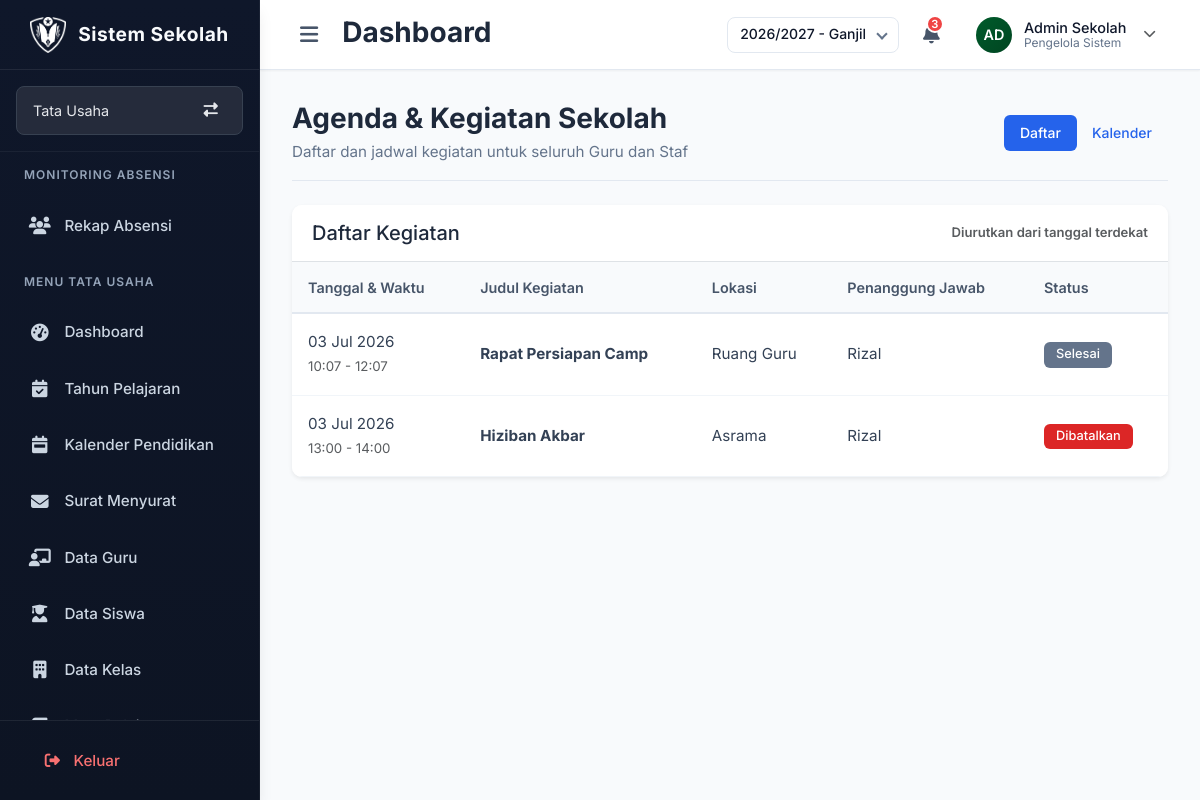
Screenshot of /agenda/ (signed in) with the database file from the repository.
### models.py (models this page shows, shortened)
class AgendaKegiatan(db.Model):
    __tablename__ = 'agenda_kegiatan'
    id = db.Column(db.Integer, primary_key=True)
    judul = db.Column(db.String(200), nullable=False)
    deskripsi = db.Column(db.Text)
    tanggal_mulai = db.Column(db.DateTime, nullable=False)
    tanggal_selesai = db.Column(db.DateTime)
    lokasi = db.Column(db.String(150))
    penanggung_jawab = db.Column(db.String(100))
    status = db.Column(db.String(20), default='Terjadwal')
    dibuat_oleh = db.Column(db.String(100))
    dibuat_pada = db.Column(db.DateTime, default=datetime.utcnow)
    tahun_pelajaran = db.Column(db.String(20), nullable=False)

### routes/sections/kepsek/agenda.py (the view)
@agenda_bp.route('/')
def daftar_agenda():
    if not session.get('logged_in'):
        return redirect(url_for('login.halaman_login'))
    daftar = AgendaKegiatan.query.order_by(AgendaKegiatan.tanggal_mulai.asc()).all()
    sekarang = datetime.now()
    events = []
    daftar_dengan_status = []
    if daftar:
        for a in daftar:
            if a.status != "Dibatalkan":
                if a.tanggal_mulai > sekarang:
                    status = "Terjadwal"
                elif a.tanggal_selesai and a.tanggal_selesai < sekarang:
                    status = "Selesai"
                else:
                    status = "Berlangsung"
            else:
                status = "Dibatalkan"
            events.append({
                'id': a.id,
                'title': a.judul,
                'start': a.tanggal_mulai.strftime('%Y-%m-%dT%H:%M'),
                'end': a.tanggal_selesai.strftime('%Y-%m-%dT%H:%M') if a.tanggal_selesai else a.tanggal_mulai.strftime('%Y-%m-%dT%H:%M'),
                'status': status,
                'lokasi': a.lokasi or '',
                'pj': a.penanggung_jawab or ''
            })
            daftar_dengan_status.append({
                'id': a.id,
                'judul': a.judul,
                'deskripsi': a.deskripsi,
                'tanggal_mulai': a.tanggal_mulai,
                'tanggal_selesai': a.tanggal_selesai,
                'lokasi': a.lokasi,
                'penanggung_jawab': a.penanggung_jawab,
                'status': status
            })
    user_role = session.get('role', '')
    daftar_tugas = session.get('daftar_tugas', [])
    user = {
        'nama': session.get('user_name', 'Pengguna'),
        'jabatan': user_role,
        'tugas_tambahan': ", ".join(daftar_tugas) if isinstance(daftar_tugas, list) else "",
        'inisial': session.get('user_initials', 'U')
    }
    get_flashed_messages(with_categories=True)
    context = {
        'active_page': 'agenda',
        'halaman_aktif': 'utama',
        'role': user_role,
        'user': user,
        'user_name': session.get('user_name', ''),
        'daftar_agenda': daftar_dengan_status,
        'events': events,
        'tahun_pelajaran': g.tahun_pelajaran,  # ✅ Ganti jadi dinamis
        'semester': 'Genap'
    }
    return render_template('agenda.html', **context)

### app.py (called while the page is built)
@app.before_request
def atur_domain_sesi():
    host = request.host.lower()
    if host.endswith('.smpuhamzanwadi.sch.id'):
        app.config['SESSION_COOKIE_DOMAIN'] = ".smpuhamzanwadi.sch.id"
    else:
        app.config['SESSION_COOKIE_DOMAIN'] = None
        app.config['SESSION_COOKIE_PATH'] = "/"
        app.config['SESSION_COOKIE_HTTPONLY'] = True
        app.config['SESSION_COOKIE_SAMESITE'] = 'Lax'
        app.config['SESSION_COOKIE_SECURE'] = False

@app.context_processor
def tambah_model_ke_template():
    return dict(TahunPelajaran=TahunPelajaran)

### routes/umum.py (called while the page is built)
@umum_bp.before_app_request
def load_tahun_aktif():
    g.tahun_pelajaran = session.get('tahun_pelajaran')
    if not g.tahun_pelajaran:
        aktif = TahunPelajaran.query.filter_by(aktif=True).first()
        g.tahun_pelajaran = aktif.kode if aktif else ""

### templates/sections/kepsek/agenda.html (shortened to what this page needs)
{% extends "layout.html" %}
{% block extra_css %}
<link rel="stylesheet" href="{{ url_for('static', filename='css/jabatan/kepsek/agenda.css') }}">
{% endblock %}
{% block content %}
<div class="container-fluid px-4">
    <div class="page-header d-flex justify-content-between align-items-center mb-4">
        <div>
            <h2 class="page-title">Agenda & Kegiatan Sekolah</h2>
            <p class="page-subtitle">Daftar dan jadwal kegiatan untuk seluruh Guru dan Staf</p>
        </div>
        <div class="d-flex gap-2">
            <div class="btn-group" role="group">
                <button type="button" class="btn btn-outline-primary active" id="btnTampilanDaftar">Daftar</button>
                <button type="button" class="btn btn-outline-primary" id="btnTampilanKalender">Kalender</button>
            </div>
        </div>
    </div>
    <div id="tampilanDaftar" class="tampilan-aktif">
        <div class="card shadow-sm">
            <div class="card-header bg-white border-bottom d-flex justify-content-between align-items-center">
                <h5 class="mb-0">Daftar Kegiatan</h5>
                <span class="text-muted small">Diurutkan dari tanggal terdekat</span>
            </div>
            <div class="card-body p-0">
                {% if daftar_agenda %}
                <div class="table-responsive">
                    <table class="table table-hover align-middle mb-0">
                        <thead class="table-light">
                            <tr>
                                <th>Tanggal & Waktu</th>
                                <th>Judul Kegiatan</th>
                                <th>Lokasi</th>
                                <th>Penanggung Jawab</th>
                                <th>Status</th>
                            </tr>
                        </thead>
                        <tbody>
                            {% for a in daftar_agenda %}
                            <tr>
                                <td>
                                    {{ a.tanggal_mulai.strftime('%d %b %Y') }}<br>
                                    <small class="text-muted">{{ a.tanggal_mulai.strftime('%H:%M') }} - {{ a.tanggal_selesai.strftime('%H:%M') if a.tanggal_selesai else 'Selesai' }}</small>
                                </td>
                                <td><strong>{{ a.judul }}</strong><br><small class="text-muted">{{ a.deskripsi[:60] }}{% if a.deskripsi|length > 60 %}...{% endif %}</small></td>
                                <td>{{ a.lokasi or '-' }}</td>
                                <td>{{ a.penanggung_jawab or '-' }}</td>
                                <td>
                                    {% if a.status == 'Terjadwal' %}
                                        <span class="badge bg-primary">Terjadwal</span>
                                    {% elif a.status == 'Berlangsung' %}
                                        <span class="badge bg-success">Berlangsung</span>
                                    {% elif a.status == 'Selesai' %}
                                        <span class="badge bg-secondary">Selesai</span>
                                    {% else %}
                                        <span class="badge bg-danger">Dibatalkan</span>
                                    {% endif %}
                                </td>
                            </tr>
                            {% endfor %}
                        </tbody>
                    </table>
                </div>
                {% else %}
                <div class="text-center py-5 text-muted">
                    <i class="fa fa-calendar-times fa-3x mb-3"></i>
                    <p>Belum ada agenda kegiatan yang ditambahkan</p>
                </div>
                {% endif %}
            </div>
        </div>
    </div>
</div>
{% endblock %}

### static/css/global.css (style rules this page uses)
* { margin: 0; padding: 0; box-sizing: border-box; }
body { font-family: 'Inter', 'Open Sans', -apple-system, BlinkMacSystemFont, 'Segoe UI', Roboto, Arial, sans-serif; font-size: 15px; font-weight: 400; line-height: 1.6; color: #1e293b; background-color: #f8fafc; -webkit-font-smoothing: antialiased; -moz-osx-font-smoothing: grayscale; }
h2 { font-size: 1.75rem; }
p { color:#778bab; }
table, th, td, button, input, select, .badge, .btn { font-family: 'Inter', 'Open Sans', sans-serif; font-size: 0.9rem; }

### static/css/sidebar.css (style rules this page uses)
:root { --primary: #005B2B; --primary-hover: #004521; --secondary: #F2B705; --bg-sidebar: #0F172A; --bg-sidebar-hover: #1E293B; --text-white: #F8FAFC; --text-light: #CBD5E1; --gray-400: #94A3B8; --sidebar-width: 260px; --border-radius: 12px; --shadow-lg: 0 10px 15px -3px rgba(0, 0, 0, 0.1); }

### static/css/header.css (style rules this page uses)
:root { --primary: #005B2B; --primary-hover: #004521; --bg-header: #FFFFFF; --gray-100: #F8FAFC; --gray-200: #E2E8F0; --gray-500: #64748B; --gray-600: #475569; --text-dark: #0F172A; --header-height: 70px; --shadow-sm: 0 1px 2px 0 rgba(0, 0, 0, 0.05); }
.page-title { font-size: 1.25rem; font-weight: 600; color: var(--text-dark); }

### static/css/btn.css (style rules this page uses)
.btn { display: inline-flex; align-items: center; justify-content: center; gap: 0.4rem; padding: 0.45rem 1rem !important; font-size: 0.875rem !important; font-weight: 500 !important; line-height: 1.5; border-radius: 0.375rem !important; border: none !important; cursor: pointer !important; text-decoration: none; transition: all 0.2s ease-in-out; white-space: nowrap; vertical-align: middle; box-sizing: border-box; }
.btn-outline-primary { background-color: transparent; border: 1px solid #2563eb; color: #2563eb; }

### static/css/jabatan/kepsek/agenda.css (style rules this page uses)
.container-fluid.px-4 { padding: 0 !important; }
.page-header { margin-bottom: 1.5rem; padding-bottom: 1rem; border-bottom: 1px solid #e2e8f0; }
.page-title { font-size: 1.75rem; font-weight: 700; color: #1e293b; margin: 0 0 0.25rem 0; }
.page-subtitle { font-size: 0.95rem; color: #64748b; margin: 0; }
.btn-group .btn-outline-primary { border-radius: 6px; font-weight: 500; transition: all 0.2s ease; }
.btn-group .btn-outline-primary.active { background-color: #2563eb; border-color: #2563eb; color: #ffffff; }
.card { border: none; border-radius: 10px; box-shadow: 0 2px 12px rgba(0, 0, 0, 0.06); overflow: hidden; margin-bottom: 1.5rem; }
.card-header { background-color: #ffffff; border-bottom: 1px solid #f1f5f9; padding: 1rem 1.25rem; font-weight: 600; color: #1e293b; }
.card-body { padding: 1.25rem; }
.table { width: 100%; margin-bottom: 0; }
.table th { background-color: #f8fafc; font-weight: 600; font-size: 0.9rem; color: #475569; border-bottom: 2px solid #e2e8f0; padding: 0.85rem 1rem; text-align: left; }
.table td { padding: 1rem; font-size: 0.95rem; color: #334155; border-bottom: 1px solid #f1f5f9; vertical-align: middle; }
.badge { padding: 0.4rem 0.75rem; font-size: 0.8rem; font-weight: 500; border-radius: 6px; text-transform: capitalize; }
.badge.bg-secondary { background-color: #64748b !important; }
.badge.bg-danger { background-color: #dc2626 !important; }
#tampilanDaftar, #tampilanKalender { width: 100%; transition: opacity 0.25s ease; }
.tampilan-aktif { display: block !important; opacity: 1; }

### rows the page displays
AgendaKegiatan: tanggal_mulai "03 Jul 2026", tanggal_mulai "10:07", tanggal_selesai "12:07", judul "Rapat Persiapan Camp", lokasi "Ruang Guru", penanggung_jawab "Rizal", shows "Selesai"
AgendaKegiatan: tanggal_mulai "03 Jul 2026", tanggal_mulai "13:00", tanggal_selesai "14:00", judul "Hiziban Akbar", lokasi "Asrama", penanggung_jawab "Rizal", shows "Dibatalkan"

### other values shown
{{ user.jabatan }} "Tata Usaha"
